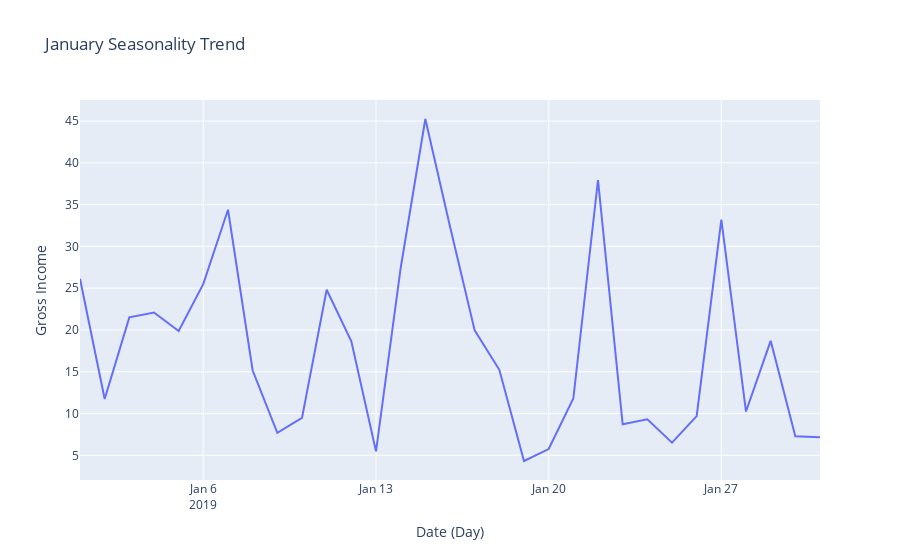
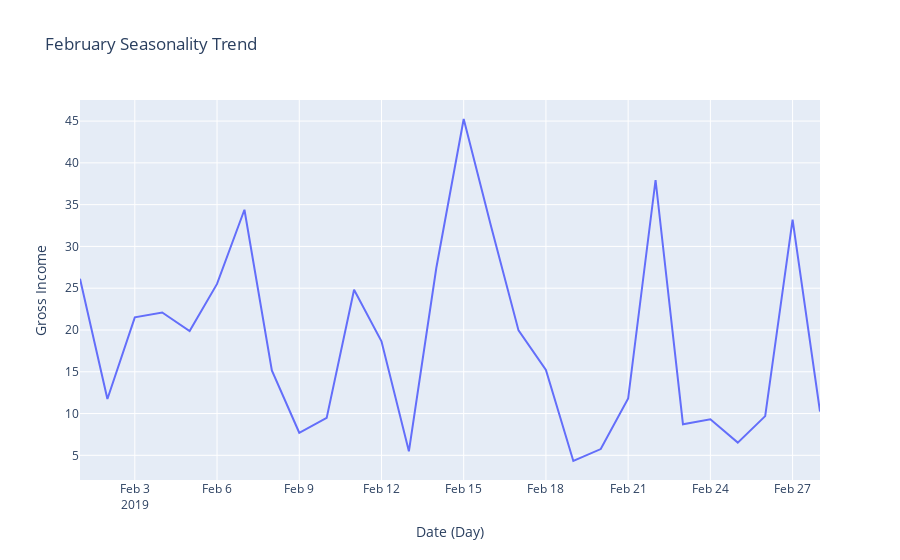
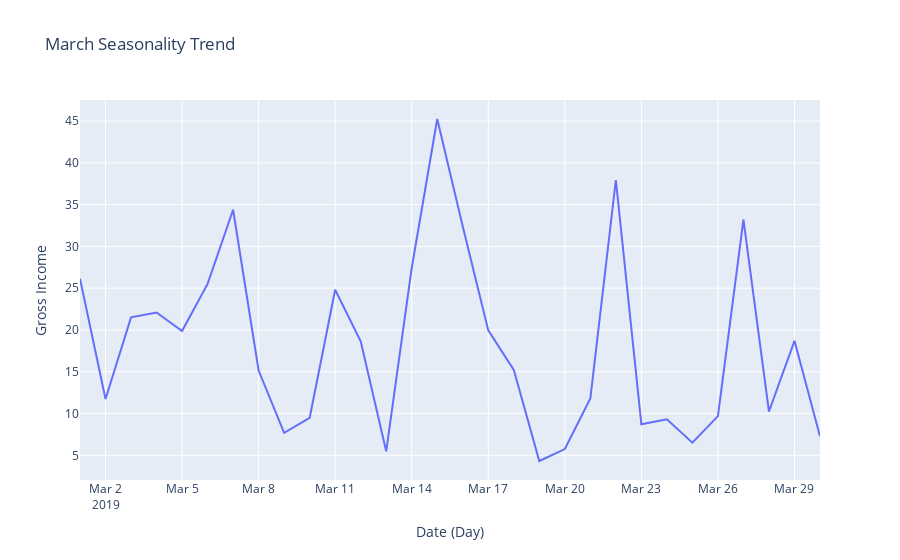

The code cell stored with these charts, in order, in its notebook:
### Code cell
# Plot Monthly Sales Trends

# January Seasonality Trend
jan_sales_trends_fig = px.line(df, x=df["Date"][:31], y=df["gross income"][:31], title="January Seasonality Trend")
jan_sales_trends_fig.update_layout(
    xaxis_title = "Date (Day)",
    yaxis_title = "Gross Income"
)
jan_sales_trends_fig.show()

# Febraury Seasonality Trend
feb = df[df["Date"].dt.month == 2]
feb_sales_trends_fig = px.line(df, x=feb["Date"], y=df["gross income"][:len(feb)], title="February Seasonality Trend")
feb_sales_trends_fig.update_layout(
    xaxis_title = "Date (Day)",
    yaxis_title = "Gross Income"
)
feb_sales_trends_fig.show()

# March Seasonality Trend
mar = df[df["Date"].dt.month == 3]
mar_sales_trends_fig = px.line(df, x=mar["Date"], y=df["gross income"][:len(mar)], title="March Seasonality Trend")
mar_sales_trends_fig.update_layout(
    xaxis_title = "Date (Day)",
    yaxis_title = "Gross Income"
)
mar_sales_trends_fig.show()

### Figure 1 — Plotly figure (JSON) as saved in the notebook; plotly's stock layout.template omitted (floating-point values rounded to 4 significant figures)
{"data": [{"hovertemplate": "x=%{x}<br>y=%{y}<extra></extra>", "legendgroup": "", "line": {"color": "#636efa", "dash": "solid"}, "marker": {"symbol": "circle"}, "mode": "lines", "name": "", "orientation": "v", "showlegend": false, "type": "scatter", "x": ["2019-01-01T00:00:00", "2019-01-02T00:00:00", "2019-01-03T00:00:00", "2019-01-04T00:00:00", "2019-01-05T00:00:00", "2019-01-06T00:00:00", "2019-01-07T00:00:00", "2019-01-08T00:00:00", "2019-01-09T00:00:00", "2019-01-10T00:00:00", "2019-01-11T00:00:00", "2019-01-12T00:00:00", "2019-01-13T00:00:00", "2019-01-14T00:00:00", "2019-01-15T00:00:00", "2019-01-16T00:00:00", "2019-01-17T00:00:00", "2019-01-18T00:00:00", "2019-01-19T00:00:00", "2019-01-20T00:00:00", "2019-01-21T00:00:00", "2019-01-22T00:00:00", "2019-01-23T00:00:00", "2019-01-24T00:00:00", "2019-01-25T00:00:00", "2019-01-26T00:00:00", "2019-01-27T00:00:00", "2019-01-28T00:00:00", "2019-01-29T00:00:00", "2019-01-30T00:00:00", "2019-01-31T00:00:00"], "xaxis": "x", "y": [26.14, 11.74, 21.51, 22.09, 19.88, 25.51, 34.39, 15.15, 7.7, 9.48, 24.81, 18.64, 5.48, 27.42, 45.25, 32.39, 19.95, 15.23, 4.32, 5.75, 11.8, 37.95, 8.72, 9.32, 6.52, 9.69, 33.21, 10.24, 18.7, 7.27, 7.15], "yaxis": "y"}], "layout": {"legend": {"tracegroupgap": 0}, "title": {"text": "January Seasonality Trend"}, "xaxis": {"anchor": "y", "domain": [0, 1], "title": {"text": "Date (Day)"}}, "yaxis": {"anchor": "x", "domain": [0, 1], "title": {"text": "Gross Income"}}}}

### Figure 2 — Plotly figure (JSON) as saved in the notebook; plotly's stock layout.template omitted (floating-point values rounded to 4 significant figures)
{"data": [{"hovertemplate": "x=%{x}<br>y=%{y}<extra></extra>", "legendgroup": "", "line": {"color": "#636efa", "dash": "solid"}, "marker": {"symbol": "circle"}, "mode": "lines", "name": "", "orientation": "v", "showlegend": false, "type": "scatter", "x": ["2019-02-01T00:00:00", "2019-02-02T00:00:00", "2019-02-03T00:00:00", "2019-02-04T00:00:00", "2019-02-05T00:00:00", "2019-02-06T00:00:00", "2019-02-07T00:00:00", "2019-02-08T00:00:00", "2019-02-09T00:00:00", "2019-02-10T00:00:00", "2019-02-11T00:00:00", "2019-02-12T00:00:00", "2019-02-13T00:00:00", "2019-02-14T00:00:00", "2019-02-15T00:00:00", "2019-02-16T00:00:00", "2019-02-17T00:00:00", "2019-02-18T00:00:00", "2019-02-19T00:00:00", "2019-02-20T00:00:00", "2019-02-21T00:00:00", "2019-02-22T00:00:00", "2019-02-23T00:00:00", "2019-02-24T00:00:00", "2019-02-25T00:00:00", "2019-02-26T00:00:00", "2019-02-27T00:00:00", "2019-02-28T00:00:00"], "xaxis": "x", "y": [26.14, 11.74, 21.51, 22.09, 19.88, 25.51, 34.39, 15.15, 7.7, 9.48, 24.81, 18.64, 5.48, 27.42, 45.25, 32.39, 19.95, 15.23, 4.32, 5.75, 11.8, 37.95, 8.72, 9.32, 6.52, 9.69, 33.21, 10.24], "yaxis": "y"}], "layout": {"legend": {"tracegroupgap": 0}, "title": {"text": "February Seasonality Trend"}, "xaxis": {"anchor": "y", "domain": [0, 1], "title": {"text": "Date (Day)"}}, "yaxis": {"anchor": "x", "domain": [0, 1], "title": {"text": "Gross Income"}}}}

### Figure 3 — Plotly figure (JSON) as saved in the notebook; plotly's stock layout.template omitted (floating-point values rounded to 4 significant figures)
{"data": [{"hovertemplate": "x=%{x}<br>y=%{y}<extra></extra>", "legendgroup": "", "line": {"color": "#636efa", "dash": "solid"}, "marker": {"symbol": "circle"}, "mode": "lines", "name": "", "orientation": "v", "showlegend": false, "type": "scatter", "x": ["2019-03-01T00:00:00", "2019-03-02T00:00:00", "2019-03-03T00:00:00", "2019-03-04T00:00:00", "2019-03-05T00:00:00", "2019-03-06T00:00:00", "2019-03-07T00:00:00", "2019-03-08T00:00:00", "2019-03-09T00:00:00", "2019-03-10T00:00:00", "2019-03-11T00:00:00", "2019-03-12T00:00:00", "2019-03-13T00:00:00", "2019-03-14T00:00:00", "2019-03-15T00:00:00", "2019-03-16T00:00:00", "2019-03-17T00:00:00", "2019-03-18T00:00:00", "2019-03-19T00:00:00", "2019-03-20T00:00:00", "2019-03-21T00:00:00", "2019-03-22T00:00:00", "2019-03-23T00:00:00", "2019-03-24T00:00:00", "2019-03-25T00:00:00", "2019-03-26T00:00:00", "2019-03-27T00:00:00", "2019-03-28T00:00:00", "2019-03-29T00:00:00", "2019-03-30T00:00:00"], "xaxis": "x", "y": [26.14, 11.74, 21.51, 22.09, 19.88, 25.51, 34.39, 15.15, 7.7, 9.48, 24.81, 18.64, 5.48, 27.42, 45.25, 32.39, 19.95, 15.23, 4.32, 5.75, 11.8, 37.95, 8.72, 9.32, 6.52, 9.69, 33.21, 10.24, 18.7, 7.27], "yaxis": "y"}], "layout": {"legend": {"tracegroupgap": 0}, "title": {"text": "March Seasonality Trend"}, "xaxis": {"anchor": "y", "domain": [0, 1], "title": {"text": "Date (Day)"}}, "yaxis": {"anchor": "x", "domain": [0, 1], "title": {"text": "Gross Income"}}}}
